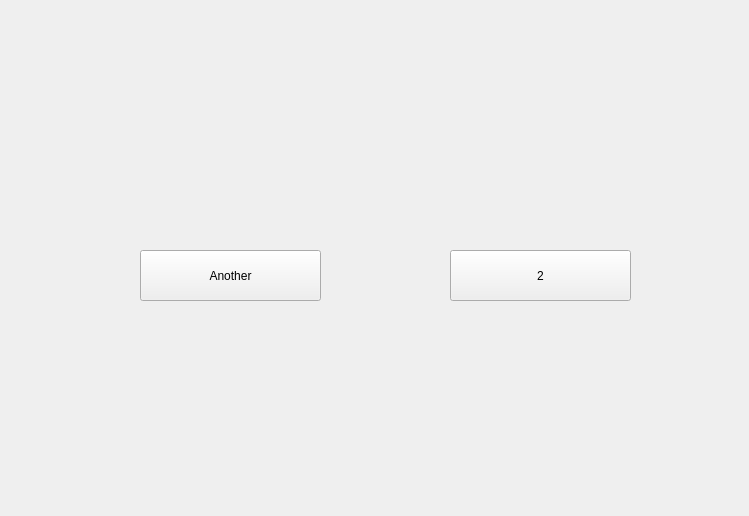
<?xml version="1.0" encoding="UTF-8"?>
<ui version="4.0">
 <class>Widget</class>
 <widget class="QWidget" name="Widget">
  <property name="geometry">
   <rect>
    <x>0</x>
    <y>0</y>
    <width>749</width>
    <height>516</height>
   </rect>
  </property>
  <property name="windowTitle">
   <string>Widget</string>
  </property>
  <widget class="QPushButton" name="pushButton">
   <property name="geometry">
    <rect>
     <x>450</x>
     <y>250</y>
     <width>181</width>
     <height>51</height>
    </rect>
   </property>
   <property name="text">
    <string>2</string>
   </property>
  </widget>
  <widget class="QPushButton" name="concernBtn">
   <property name="geometry">
    <rect>
     <x>140</x>
     <y>250</y>
     <width>181</width>
     <height>51</height>
    </rect>
   </property>
   <property name="text">
    <string>Another</string>
   </property>
  </widget>
 </widget>
 <layoutdefault spacing="6" margin="11"/>
 <resources/>
 <connections/>
</ui>
